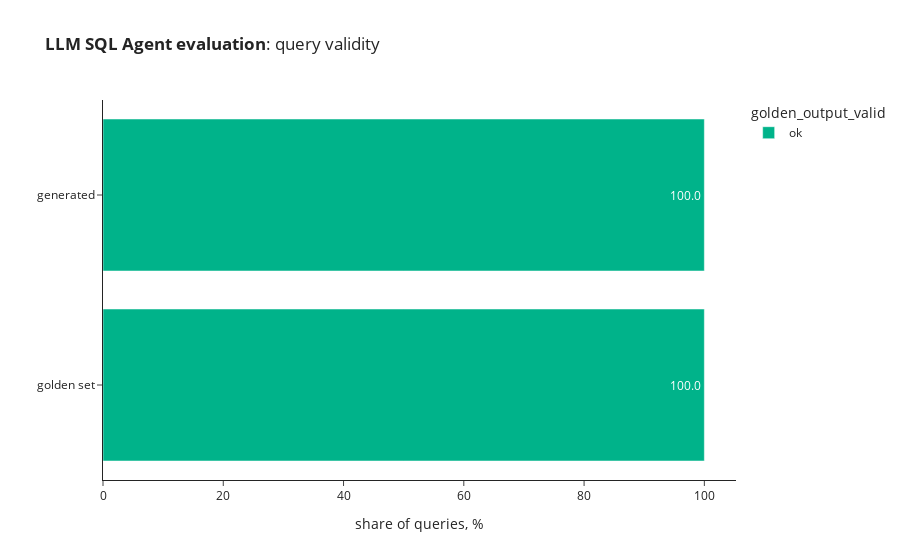
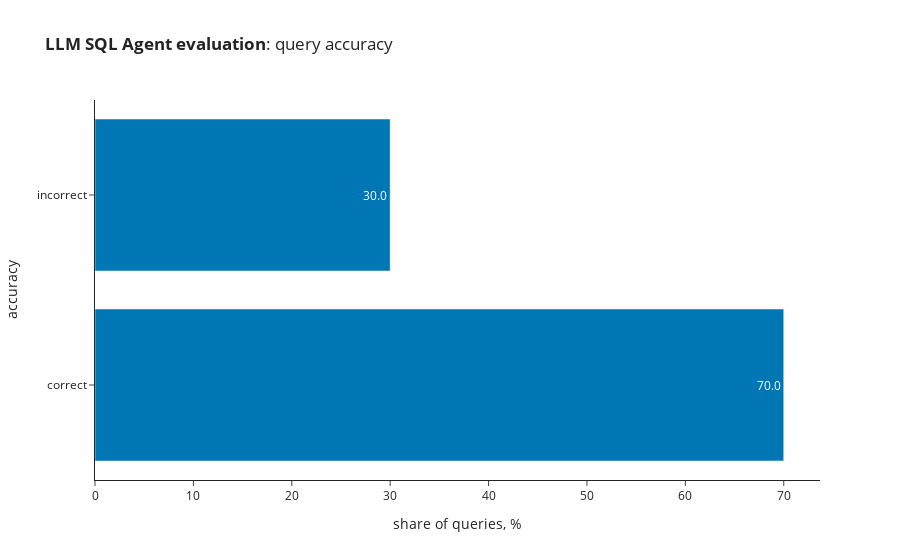

These figures' notebook cell, in order:
### Code cell
rag_refl_eval_df = evaluate_sql_agent(generate_query_rag_with_reflection, golden_df)

### Figure 1 — Plotly figure (JSON) as saved in the notebook; plotly's stock layout.template omitted (floating-point values rounded to 4 significant figures)
{"data": [{"alignmentgroup": "True", "hovertemplate": "golden_output_valid=ok<br>share of queries, %=%{x}<br>=%{y}<extra></extra>", "legendgroup": "ok", "marker": {"color": "#00b38a", "pattern": {"shape": ""}}, "name": "ok", "offsetgroup": "ok", "orientation": "h", "showlegend": true, "textposition": "auto", "texttemplate": "%{x:.1f}", "type": "bar", "x": [100, 100], "xaxis": "x", "y": ["golden set", "generated"], "yaxis": "y"}], "layout": {"autosize": true, "barmode": "relative", "legend": {"title": {"text": "golden_output_valid"}, "tracegroupgap": 0}, "title": {"text": "<b>LLM SQL Agent evaluation</b>: query validity"}, "xaxis": {"anchor": "y", "autorange": true, "domain": [0, 1], "range": [0, 105.3], "title": {"text": "share of queries, %"}, "type": "linear"}, "yaxis": {"anchor": "x", "autorange": true, "domain": [0, 1], "range": [-0.5, 1.5], "title": {"text": ""}, "type": "category"}}}

### Figure 2 — Plotly figure (JSON) as saved in the notebook; plotly's stock layout.template omitted (floating-point values rounded to 4 significant figures)
{"data": [{"alignmentgroup": "True", "hovertemplate": "accuracy=%{y}<br>share of queries, %=%{x}<extra></extra>", "legendgroup": "share", "marker": {"color": "#0077B5", "pattern": {"shape": ""}}, "name": "share", "offsetgroup": "share", "orientation": "h", "showlegend": true, "textposition": "auto", "texttemplate": "%{x:.1f}", "type": "bar", "x": [70, 30], "xaxis": "x", "y": ["correct", "incorrect"], "yaxis": "y"}], "layout": {"autosize": true, "barmode": "relative", "legend": {"title": {"text": "accuracy"}, "tracegroupgap": 0}, "showlegend": false, "title": {"text": "<b>LLM SQL Agent evaluation</b>: query accuracy"}, "xaxis": {"anchor": "y", "autorange": true, "domain": [0, 1], "range": [0, 73.68], "title": {"text": "share of queries, %"}, "type": "linear"}, "yaxis": {"anchor": "x", "autorange": true, "domain": [0, 1], "range": [-0.5, 1.5], "title": {"text": "accuracy"}, "type": "category"}}}
